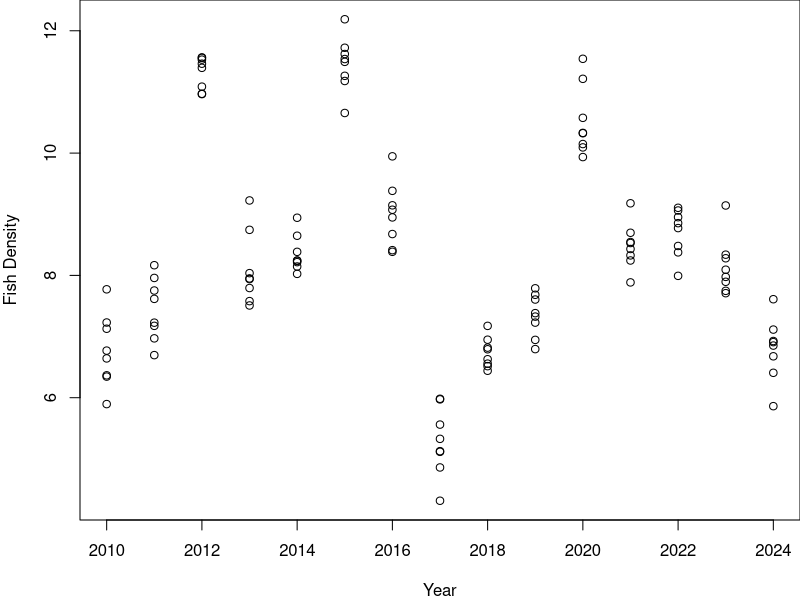
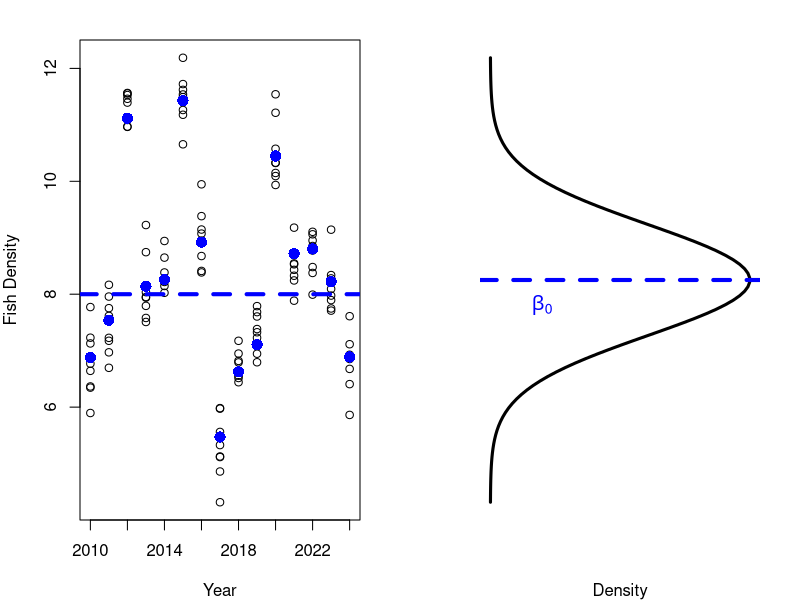

These figures' R source, in order:
## ---- chunk 1

knitr::opts_chunk$set(
	echo = TRUE,
	message = FALSE,
	warning = FALSE,
	cache = TRUE
	)
## ---- chunk 2

#  NRES 710, Random Effect Models
#     University of Nevada, Reno
#     Multi-variable models with random effects

## ---- chunk 3
# Specify plot margins & set random seed
par(mar = c(4,4,0,0))
set.seed(123)

# Simulate data
years <- 2010:2024
n_years <- length(years)

# Number of stretches
n_stretches <- 8
stretch <- 1:8

# Mean density within each year (assumed values)
density_mu <- rnorm(n_years, 8, 2)

# Expand grid to simulate combinations of years and stretches
datum <- expand.grid(year = years, stretch = stretch)

# Sort the dataframe by year (low to high)
datum <- datum[order(datum$year), ]

# Add a fish density column
datum$FishDensity <- rep(NA, n_stretches * n_years)

# Use the density_mu to simulate fish density for each year-stretch combination
for (i in 1:n_years){
  for (j in 1:n_stretches){
    datum$FishDensity[(i - 1) * n_stretches + j] <- rnorm(1, mean = density_mu[i], sd = 0.5)
  }
}

# Plot Fish Density over Years
plot(datum$year, datum$FishDensity, xlab = "Year", ylab = "Fish Density")

## ---- chunk 4
# Specify plot margins & set random seed
par(mfrow = c(1, 2), mar = c(4, 4, 2, 2))
set.seed(123)

# Simulate data
years <- 2010:2024
n_years <- length(years)

# Number of stretches
n_stretches <- 8
stretch <- 1:8

# Mean density within each year (assumed values)
beta_0 <- 8
density_mu <- rnorm(n_years, beta_0, 2)

# Expand grid to simulate combinations of years and stretches
datum <- expand.grid(year = years, stretch = stretch)

# Sort the dataframe by year (low to high)
datum <- datum[order(datum$year), ]

# Add a fish density column
datum$FishDensity <- rep(NA, n_stretches * n_years)

# Use the density_mu to simulate fish density for each year-stretch combination
for (i in 1:n_years){
  for (j in 1:n_stretches){
    datum$FishDensity[(i - 1) * n_stretches + j] <- rnorm(1, mean = density_mu[i], sd = 0.5)
  }
}

# First plot: Fish Density over Years
plot(datum$year, datum$FishDensity, xlab = "Year", ylab = "Fish Density")

# Add solid filled circles for each year's mean density
points(years, density_mu, pch = 16, col = "blue", cex = 1.5)  # pch = 16 for filled circles, col for color, cex for size

# Add horizontal line for average fish density
abline(h = beta_0, lty = 2, lwd = 4, col = "blue")
# text(x = max(y_vals) * 0.2, y = beta_0 - 0.9, labels = expression(beta[0]), cex = 1.2)

# Second plot: Normal distribution curve on its side
x_vals <- seq(0, 16, length = 100)
y_vals <- dnorm(x_vals, mean = beta_0, sd = 2)

# Rotate the curve by flipping axes
plot(y_vals, x_vals, type = "l", xlab = "Density", ylab = "", ylim = c(0, 16), xlim = c(0, max(y_vals)), axes = FALSE, lwd = 3)
abline(h = beta_0, lty = 2, lwd = 4, col = "blue")
text(x = max(y_vals) * 0.2, y = beta_0 - 0.9, labels = expression(beta[0]), cex = 1.2, col = "blue")
## ---- chunk 5
# Load necessary libraries
library(knitr)

# Create the data frame
data <- t(data.frame(
  `1` = c("Mean of Y", "Variation in Y"),
  `2` = c("Understand effects", "Account for variation"),
  `3` = c("Groups or values are chosen", "Values are a sample of what's possible"),
  `4` = c("Limited groups", "Many, many groups")
))

# Create the table
kable(data, col.names = c("Fixed Effects", "Random Effects"))

## ---- chunk 6
################### 'Truth' #################### 
### Lecture 15: code to simulate data for class

# Set the seed for reproducibility
set.seed(123)

# Simulate data
Years <- rep(1:10, each = 10)

# Between-year error
MeanYear <- rep(rnorm(10, 0, 10), each = 10)

# Within-year error
Error <- rnorm(length(Years), 0, 1)

# Response variable
Abundance <- 50 + Error + MeanYear

# Save the data
datum <- data.frame(Years = Years, Error = Error, MeanYear = MeanYear, Abundance = Abundance)

# Save the data
write.csv(datum, "lecture_15_dataset1.csv", row.names = FALSE)
